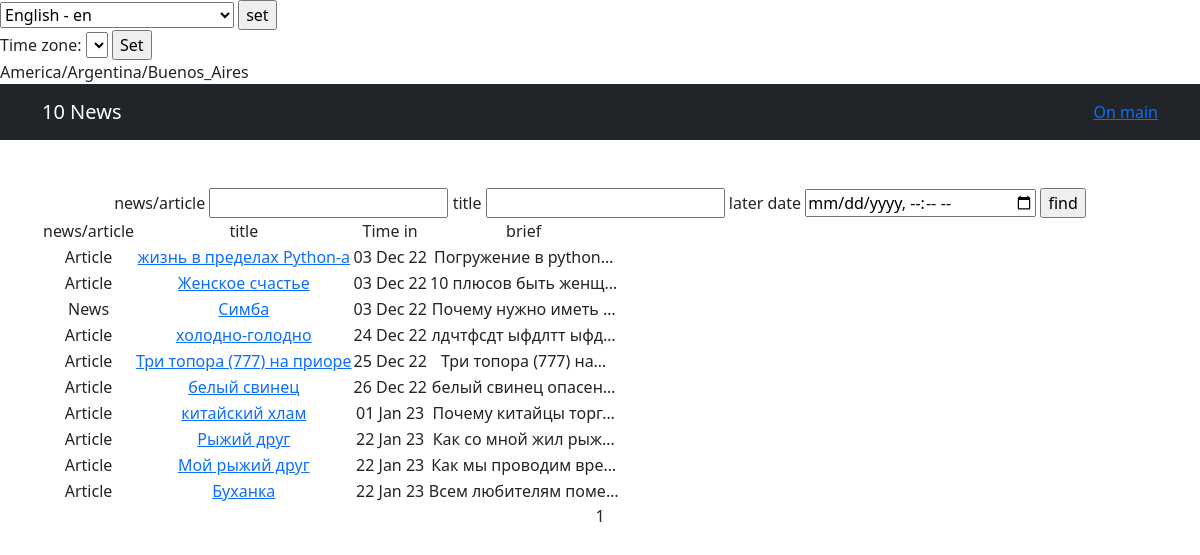
The page /news/search/ on the database as committed earlier.
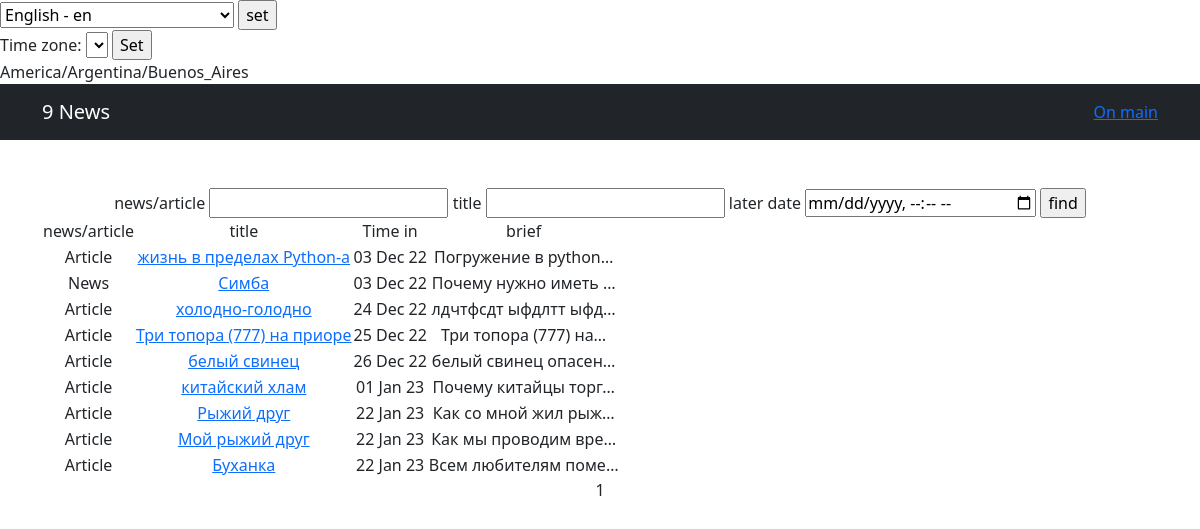
The same page on the database as committed later.
### news/models.py (models this page shows, shortened)
class Post(models.Model):
    author = models.ForeignKey(Author, on_delete=models.CASCADE, help_text=_('Author'))
    category = models.ManyToManyField(Category, through='PostCategory', help_text=_('Category'))
    NEWS = 'NE'
    ARTICLE = 'AR'
    CATEGORY_CHOICES = (
        (NEWS, _('Новости')),
        (ARTICLE, _('Статья'))
    )
    change_news = models.CharField(max_length=2, choices=CATEGORY_CHOICES, default=ARTICLE, help_text=_('change news'))
    time_in = models.DateTimeField(auto_now_add=True, help_text=_('time in'))
    head_news = models.CharField(max_length=128, help_text=_('head news'))
    text_news = models.TextField(help_text=_('text news'))
    rate_news = models.SmallIntegerField(default=0, help_text=_('rate news'))

### news/views.py (the view)
# urls.py: path('search/', Search.as_view(), name='search'),
class Search(ListView):
    model = Post
    ordering = 'time_in'
    template_name = 'search.html'
    context_object_name = 'search'
    paginate_by = 10
    def get_queryset(self):
        queryset = super().get_queryset()
        self.filterset = PostFilter(self.request.GET, queryset)
        return self.filterset.qs
    def get_context_data(self, **kwargs):
        context = super().get_context_data(**kwargs)
        context['filterset'] = self.filterset
        return context

### news/templatetags/custom_filters.py (called while the page is built)
@register.filter()
def censor(word, code="*"):
    wordMat = word.lower().translate(str.maketrans('', '', string.punctuation + string.digits))
    for mat in list_mat:
        while mat in wordMat:
            word_a = wordMat.replace(mat[1:], code * (len(mat) - 1))
            print(word_a)
            wordMat = word_a
            word = wordMat
    return f'{word}'

@register.simple_tag(name="get_hour")
def current_hour():
    now = datetime.now()
    return now.strftime("%H")

### templates/search.html (shortened to what this page needs)
{% extends 'flatpages/default.html' %}
{% load i18n %}
{% load custom_filters %}
{% block title %}
{{search|length}} {% trans "Новости" %}
<a href="{% url 'news' %}">{% trans "На главную" %}</a>
{% endblock title %}
{% block content %}
    <form action="" method="get">
        <label for="{{filterset.form.change_news__icontains.id_for_label}}">{% trans "Новость/Статья" %}</label>
        <input
            id="{{filterset.form.change_news__icontains.id}}"
            name="{{filterset.form.change_news__icontains.name}}"
            value="{{filterset.form.change_news.value}}"
        />
        <label for="{{filterset.form.head_news__icontains.id_for_label}}">{% trans "Название" %}</label>
        <input
            id="{{filterset.form.head_news__icontains.id}}"
            name="{{filterset.form.head_news__icontains.name}}"
            value="{{filterset.form.head_news.value}}"
        />
        <label for="{{filterset.form.time_in__gt.id_for_label}}">{% trans "Позже даты:" %}</label>
        <input
                type="datetime-local"
                id="{{filterset.form.time_in__gt.id}}"
                name="{{filterset.form.time_in__gt.name}}"
                value="{{filterset.form.time_in__gt.value}}"
                min="2022-12-01T00:00"
        />
        <input type="submit" value="{% trans 'Найти' %}"/>
    </form>
<table>
    <tr>
        <td>{% trans "Новость/Статья" %}</td>
        <td>{% trans "Заголовок" %}</td>
        <td>{% trans "Дата публикации" %}</td>
        <td>{% trans "Кратко" %}</td>
    </tr>
    {% if search %}
        {% for new in search %}
        <tr>
            <td>{{new.get_change_news_display}}</td>
            <td><a href="/news/{{new.pk}}">{{new.head_news|censor}}</a></td>
            <td>{{new.time_in|date:"d M y"}}</td>
            <td>{{new.text_news|censor|truncatechars:20}}</td>
        </tr>
        {% endfor %}
    {% else %}
        <h3>{% trans "В данный момент пока еще нет статей" %}</h3>
    {% endif %}
</table>
    {{ page_obj.number }}
{% endblock content %}

Rows that differ between the two databases and show on the page:
removed Post: change_news "Article", head_news|censor "Женское счастье", time_in "03 Dec 22", text_news|censor "10 плюсов быть женщ…"
Other text that changed with them:
{{ search|length }}: "10" → "9"
